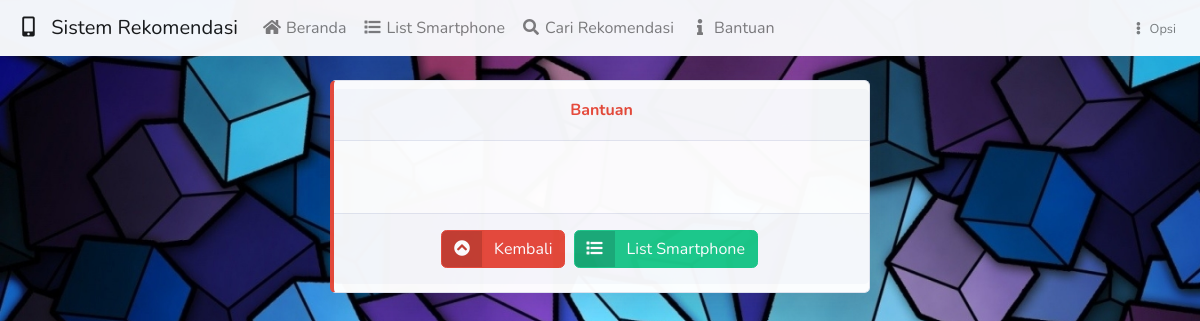
Before: /index.php/c_user/helppage with the older database file.
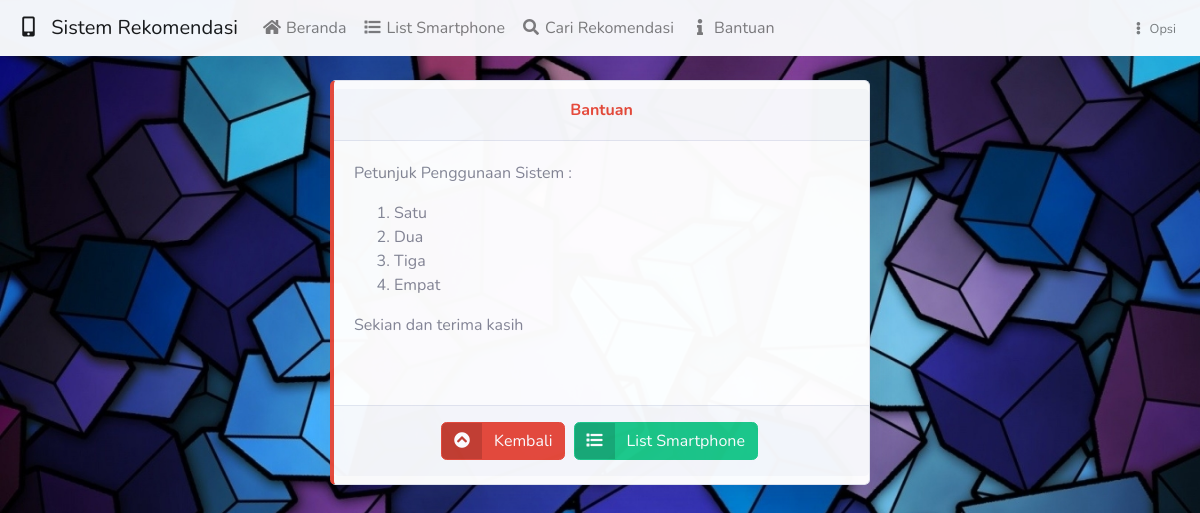
After: the same page with the newer database file.
### tables this page shows
CREATE TABLE `tbl_conf` (
  `id_conf` int(11) NOT NULL,
  `nama_instansi` varchar(50) NOT NULL,
  `alamat_instansi` varchar(50) NOT NULL,
  `deskripsi` varchar(50) NOT NULL,
  `nama_aplikasi` varchar(50) NOT NULL,
  `halaman_bantuan` text NOT NULL
);

### application/controllers/C_user.php (called while the page is built, shortened)
<?php
class C_user extends CI_Controller {
	public function __construct()
	{
		$this->load->model('M_config','mconfig');
	}
	public function helppage()
	{
		$data['title'] = 'Recommendation - Bantuan';
		$data['detail_con'] = $this->mconfig->det_conf();
		$this->load->view('template/us_head', $data);
		$this->load->view('front/help', $data);
		$this->load->view('template/us_foot', $data);
	}
}

### index.php (called while the page is built, shortened)
<?php
require_once BASEPATH.'core/CodeIgniter.php';

### application/models/M_config.php (called while the page is built, shortened)
<?php
class M_config extends CI_Model {
	public function det_conf()
	{
		$this->db->select('*');
		$this->db->from('tbl_conf');
		$this->db->where('id_conf', '0');
		$q = $this->db->get();
		return $q;
	}
}

### application/views/front/help.php (the view)
<div class="row justify-content-center py-2 px-4">
	<div class="col-md-6 mb-2">
		<div class="card shadow animated flash border-left-danger shadow h-100 py-2 my-3" id="manual">
			<div class="card-header">
				<h6 class="font-weight-bold text-danger text-center">Bantuan</h6>
			</div>
			<?php $d = $detail_con->row(); ?>
			<div class="card-body">
				<?= $d->halaman_bantuan;?>
			</div>
			<div class="card-footer text-center">
				<a href="<?= base_url('beranda') ?>" class="btn btn-danger btn-icon-split">
					<span class="icon text-white"><i class="fas fa-chevron-circle-up"></i></span>
					<span class="text">Kembali</span>
				</a>
				<a href="<?= base_url('list') ?>" class="btn btn-success btn-icon-split m-1">
					<span class="icon text-white"><i class="fas fa-list"></i></span>
					<span class="text">List Smartphone</span>
				</a>
			</div>
		</div>
	</div>
</div>

### application/views/template/us_head.php (shortened to what this page needs)
<!DOCTYPE html>
<html>
<head>
	<link rel="stylesheet" type="text/css" href="<?= base_url() ?>assets/css/sb-admin-2.css">
	<link rel="stylesheet" type="text/css" href="<?= base_url() ?>assets/css/animate.css">
	<link rel="stylesheet" href="<?= base_url() ?>assets/fa/css/all.css">
	<link rel="stylesheet" type="text/css" href="<?= base_url() ?>assets/vendor/sweetalert/dist/sweetalert2.css">
	<link rel="stylesheet" type="text/css" href="<?= base_url() ?>assets/vendor/datatables/dataTables.bootstrap4.css">
			<?php
			$pf = $this->agent->platform();
			if ($pf=='Android'||$pf=='iOS') {
				$img='bgalt.jpg';
				$pd='px-1';
			} else {
				$pd='';
			}
			?>
</head>
<body id="page-top" class="sb-nav-fixed">
	<?php $p = $this->uri->segment(1); ?>
	<nav class="sb-topnav navbar navbar-expand-lg navbar-light bg-light">
		<a class="navbar-brand" href="<?= base_url() ?>"><i class="fas fa-fw fa-mobile-alt"></i>&nbsp; Sistem Rekomendasi</a>
		<div class="collapse navbar-collapse" id="navbarText">
			<ul class="navbar-nav mr-auto">
				<li class="nav-item <?php if($p == '' || $p == 'beranda'){echo "active font-weight-bold";} ?>">
					<a class="nav-link" href="<?= base_url('beranda') ?>"><i class="fas fa-fw fa-home"></i>&nbsp;Beranda <span class="sr-only">(current)</span></a>
				</li>
				<li class="nav-item <?php if($p == 'list' || $p == 'daftar'){echo "active font-weight-bold";} ?>">
					<a class="nav-link" href="<?= base_url('daftar') ?>"><i class="fas fa-fw fa-list"></i>&nbsp;List Smartphone</a>
				</li>
				<li class="nav-item <?php if($p == 'find' || $p == 'cari'){echo "active font-weight-bold";} ?>">
					<a class="nav-link" href="<?= base_url('cari') ?>"><i class="fas fa-fw fa-search"></i>&nbsp;Cari Rekomendasi</a>
				</li>
				<li class="nav-item <?php if($p == 'help' || $p == 'bantuan'){echo "active font-weight-bold";} ?>">
					<a class="nav-link" href="<?= base_url('bantuan') ?>"><i class="fas fa-fw fa-info"></i>&nbsp;Bantuan</a>
				</li>
			</ul>
			<ul class="navbar-nav ml-auto">
				<li class="nav-item dropdown no-arrow">
					<a class="nav-link dropdown-toggle" href="#" id="userDropdown" role="button" data-toggle="dropdown" aria-haspopup="true" aria-expanded="false">
						<p class=" d-lg-inline small"><i class="fas fa-fw fa-ellipsis-v"></i>&nbsp;Opsi</p>
					</a>
				</li>
			</ul>
		</div>
	</nav>
	<div class="container-fluid <?= $pd ?>">

### application/views/template/us_foot.php (shortened to what this page needs)
	</div>
</body>
</html>

### assets/fa/css/all.css (style rules this page uses)
.fa, .fas, .far, .fal, .fab { -moz-osx-font-smoothing: grayscale; -webkit-font-smoothing: antialiased; display: inline-block; font-style: normal; font-variant: normal; text-rendering: auto; line-height: 1; }
.fa-fw { text-align: center; width: 1.25em; }
.fa-chevron-circle-up:before { content: "\f139"; }
.fa-ellipsis-v:before { content: "\f142"; }
.fa-home:before { content: "\f015"; }
.fa-info:before { content: "\f129"; }
.fa-list:before { content: "\f03a"; }
.fa-mobile-alt:before { content: "\f3cd"; }
.fa-search:before { content: "\f002"; }
.fa, .fas { font-family: 'Font Awesome 5 Free'; font-weight: 900; }

Changed rows visible on the page:
now on this page (row edited): tbl_conf: halaman_bantuan "Petunjuk Penggunaan Sistem : Satu Dua Tiga Empat Sekian dan terima kasih"
